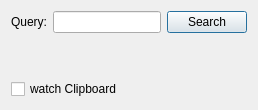
        <widget class="QWidget" name="Seite">
         <attribute name="title">
          <string>Harddisk search</string>
         </attribute>
         <layout class="QVBoxLayout" name="verticalLayout_5">
          <item>
           <layout class="QHBoxLayout" name="horizontalLayout_5">
            <item>
             <widget class="QLabel" name="label_5">
              <property name="text">
               <string>Query:</string>
              </property>
             </widget>
            </item>
            <item>
             <widget class="QLineEdit" name="query_harddisk"/>
            </item>
            <item>
             <widget class="QPushButton" name="hardDiskSearchButton">
              <property name="text">
               <string>Search</string>
              </property>
              <property name="icon">
               <iconset resource="../../resources.qrc">
                <normaloff>:/icons/resources/next.png</normaloff>:/icons/resources/next.png</iconset>
              </property>
              <property name="iconSize">
               <size>
                <width>16</width>
                <height>16</height>
               </size>
              </property>
              <property name="default">
               <bool>true</bool>
              </property>
             </widget>
            </item>
           </layout>
          </item>
          <item>
           <spacer name="verticalSpacer_3">
            <property name="orientation">
             <enum>Qt::Vertical</enum>
            </property>
            <property name="sizeHint" stdset="0">
             <size>
              <width>20</width>
              <height>40</height>
             </size>
            </property>
           </spacer>
          </item>
          <item>
           <layout class="QHBoxLayout" name="horizontalLayout_6">
            <item>
             <widget class="QCheckBox" name="watchClipboardHarddisk">
              <property name="text">
               <string>watch Clipboard</string>
              </property>
             </widget>
            </item>
           </layout>
          </item>
         </layout>
        </widget>
